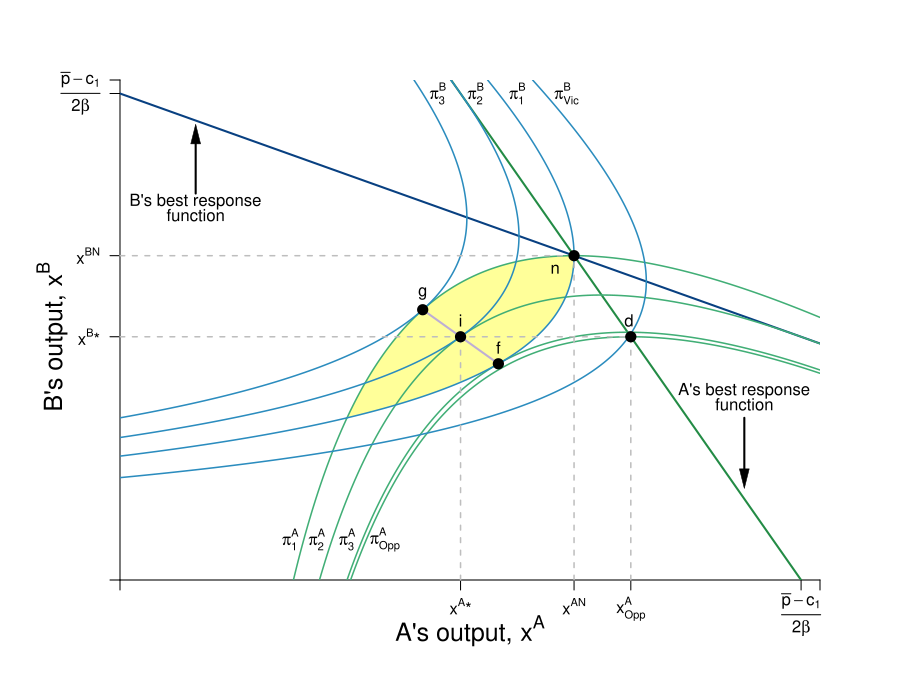

Write the R code that produced this figure.
require(shape)
pdf(file = "competitionmarkets/cournot_brfs_profits/cournot_brfs_profits_4.pdf", width = 9, height = 7)

#Set parameters for graphics
axislabelsize <- 1.5
graphlinewidth <- 2
segmentlinewidth <- 1.5

COL <- c("#7fc97f", "#beaed4", "#fdc086", "#ffff99", "#386cb0", "#f0027f", "#bf5b17", "#666666")
COLA <- c("#99d8c9","#66c2a4","#41ae76", "#238b45", "#005824")
COLB <- c("#4eb3d3", "#2b8cbe", "#0868ac","#084081")

par(mar =  c(6, 6, 4, 4))

piA <- function(xa, xb, s = 0.5, pmax = 20, c1 = 2) {
  (pmax - s*xb)*xa - s*(xa)^2 - c1*xa
}

piB <- function(xa, xb, s = 0.5, pmax = 20, c1 = 2) {
  (pmax - s*xa)*xb - s*(xb)^2 - c1*xb
}

brfB <- function(xa, s = 0.5, pmax = 20, c1 = 2) {
  (pmax - c1)/(2*s) - (1/2)*xa
}

brfA <- function(xa, s = 0.5, pmax = 20, c1 = 2) {
  (pmax - c1)/s - 2*xa
}

isoA <- function(xa, s = 0.5, pmax = 20, c1 = 2, piA = 72){
  -(c1*xa - pmax*xa + s*xa^2 + piA)/(s*xa)
}

isoB1 <- function(xa, s = 0.5, pmax = 20, c1 = 2, piB = 72){
  (-sqrt((c1 - pmax + s*xa)^2 - 4*piB*s) - c1 + pmax -s*xa)/(2*s)
}

isoB2 <- function(xa, s = 0.5, pmax = 20, c1 = 2, piB = 72){
  (sqrt((c1 - pmax + s*xa)^2 - 4*piB*s) - c1 + pmax -s*xa)/(2*s)
}


#Input into Wolfram Alpha: solve for x y = 1/b - (0.5*x)/(a*b) - u/(a*b*x)

#solve for y 72 = (p - s*y)*x - s*(x)^2 - c1*x 
#solve for y 72 = (p - s*x)*y - s*(y)^2 - c1*y

xlims <- c(0, 18.5)
ylims <- c(0, 18.5)

npts <- 501 
x <- seq(xlims[1], xlims[2], length.out = npts)
y <- seq(ylims[1], ylims[2], length.out = npts) 
a <- c(72, 81, 90, 91.125)
b <- c(61, 72, 81, 90)

plot(0, 0, xlim = xlims, ylim = ylims, type = "n",
     xlab = expression(paste("")),
     ylab = expression(paste("")), 
     xaxt = "n", 
     yaxt = "n", 
     cex.lab = axislabelsize, 
     bty = "n",
     xaxs="i", 
     yaxs="i")

ticksy <- c(0, 9, 12, 18, ylims[2])
ylabels <- c(NA, expression(paste(x^{B},"*")), expression(paste(x^{BN})), expression(paste( frac(bar(p) - c[1],2*beta) )),  NA)
ticksx <- c(0, 9, 12, 13.5, 18, xlims[2])
xlabels <- c(NA, expression(paste(x^{A},"*")), expression(paste(x^{AN})), expression(paste(x[Opp]^{A})), expression(paste(frac(bar(p) - c[1],2*beta))), NA)

axis(1, at = ticksx, pos = 0, labels = FALSE)
text(x = c(0, 9, 12, 13.5, 18, 36, xlims[2]), par("usr")[3] - 0.4, labels = xlabels, srt = 0, pos = 1, xpd = TRUE)
axis(2, at = ticksy, pos = 0, labels = ylabels, las = 1)

npts <- 500 
xx1 <- seq(xlims[1], xlims[2], length.out = npts)

#Pareto-improving lens
xpoly1 <- seq(from = 5.95, to = 12, length.out = 500)
ypoly1 <- isoA(xpoly1)
ypoly2 <- isoB1(xpoly1)
polygon(x = c(xpoly1, rev(xpoly1)), y = c(ypoly1, rev(ypoly2)), col=COL[4], density=NULL, border = NA)


lines(xx1, brfA(xx1, s = 0.5, pmax = 20, c1 = 2), col = COLA[4], lwd = graphlinewidth)
lines(xx1, brfB(xx1, s = 0.5, pmax = 20, c1 = 2), col = COLB[4], lwd = graphlinewidth)

contour(y, x,
        outer(x, y, piA),
        drawlabels = FALSE,
        col = COLA[3],
        lwd = segmentlinewidth,
        levels = a,
        xaxs="i",
        yaxs="i",
        add = TRUE)

mtext(expression(paste("A's output, ", x^A)), side=1, line = 2.5, cex = axislabelsize)
text(-1.8, 9, expression(paste("B's output, ", x^B)), xpd = TRUE, cex = axislabelsize, srt = 90) 

contour(x, y,
        outer(x, y, piB),
        drawlabels = FALSE,
        col = COLB[2],
        lwd = segmentlinewidth,
        levels = b,
        add = TRUE
)

#Label the iso-welfare functions for the HG, Aisha
text(4.5, 1.5, expression(pi[1]^A))
text(5.2, 1.5, expression(pi[2]^A))
text(6, 1.5, expression(pi[3]^A))
text(7, 1.5, expression(pi[Opp]^A))

#Label the indifference curves for the HG, Betty
text(11.8, 18, expression(pi[Vic]^B))
text(10.5, 18, expression(pi[1]^B))
text(9.4, 18, expression(pi[2]^B))
text(8.4, 18, expression(pi[3]^B))


#Label Nash Equilibrium 
segments(0, 12, 12, 12, lty = 2, col = "gray" , lwd = segmentlinewidth)
segments(12, 0, 12, 12, lty = 2, col = "gray" , lwd = segmentlinewidth)
points(12, 12, pch = 16, col = "black", cex = 1.5)
text(11.5, 11.5, expression(paste("n")))

#Checking points
segments(8, 10, 10, 8, lty = 1, col = COL[2] , lwd = graphlinewidth)


text(9, 9.6, expression(paste("i")))
segments(0, 9, 13.5, 9, lty = 2, col = "gray" , lwd = segmentlinewidth)
segments(9, 0, 9, 9, lty = 2, col = "gray" , lwd = segmentlinewidth)
segments(13.5, 0, 13.5, 9, lty = 2, col = "gray" , lwd = segmentlinewidth)
points(9, 9, pch = 16, col = "black", cex = 1.5)
points(13.5, 9, pch = 16, col = "black", cex = 1.5)
text(13.45, 9.6, expression(paste("d")))


points(10, 8, pch = 16, col = "black", cex = 1.5)
text(10, 8.6, expression(paste("f")))
points(8, 10, pch = 16, col = "black", cex = 1.5)
text(8, 10.6, expression(paste("g")))

#A's brf
text(2, 14, expression(paste("B's best response")))
text(2, 13.5, expression(paste("function")))
Arrows(2, 14.3, 2, 16.5, col = "black", lty = 1, lwd = 2, arr.type = "triangle", arr.lwd = 0.5)

#B's brf
text(16.5, 7, expression(paste("A's best response")))
text(16.5, 6.5, expression(paste("function")))
Arrows(16.5, 6, 16.5, 3.75, col = "black", lty = 1, lwd = 2, arr.type = "triangle", arr.lwd = 0.5)


dev.off()
